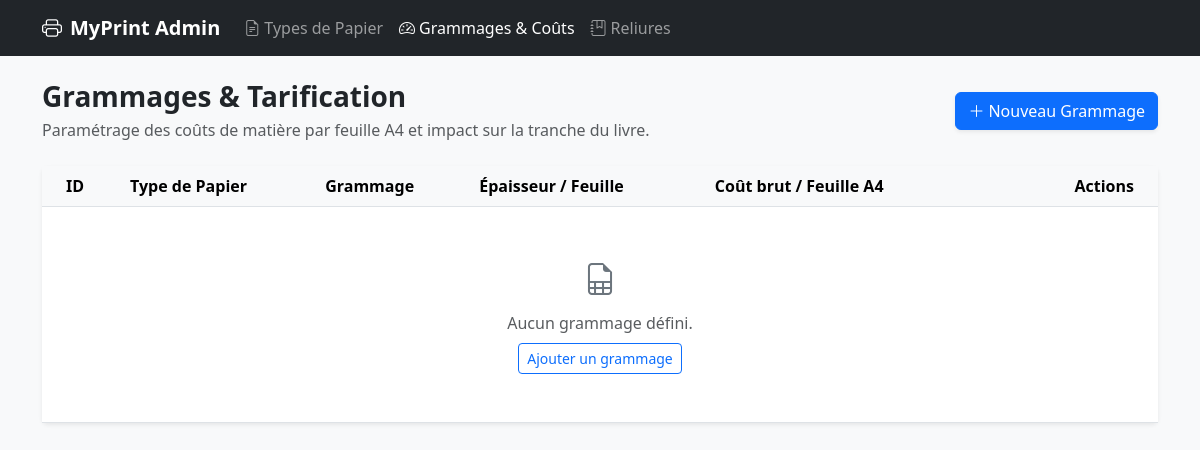
The page /catalog/weights/ on the database as committed earlier.
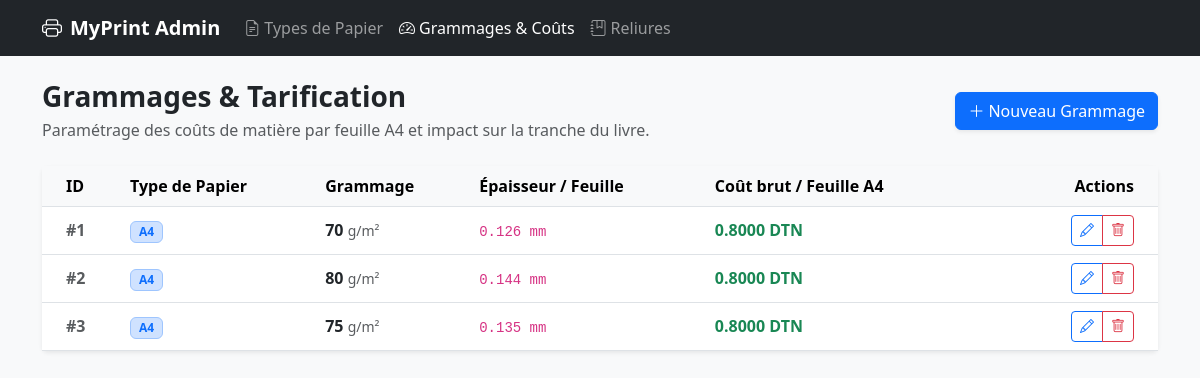
The same page on the database as committed later.
### catalog/models.py (models this page shows, shortened)
class PaperWeight(models.Model):
    paper_type = models.ForeignKey(PaperType, on_delete=models.CASCADE, related_name="weights")
    grammage = models.PositiveIntegerField(help_text="en g/m² (ex: 80, 115, 300)")
    cost_per_sheet_a4 = models.DecimalField(max_digits=6, decimal_places=4, help_text="Coût brut par feuille A4")
    @property
    def thickness_per_sheet_mm(self):
        return (float(self.grammage) / 1000.0) * float(self.paper_type.bulk_factor)

class PaperType(models.Model):
    name = models.CharField(max_length=100) # ex: Bouffant, Offset, Couché Satiné
    bulk_factor = models.DecimalField(
        max_digits=4, decimal_places=2, default=1.0,
        help_text="Main du papier (ex: 1.8 pour bouffant, 1.0 pour couché)"
    )

### catalog/views.py (the view)
# urls.py: path('weights/', views.PaperWeightListView.as_view(), name='paperweight_list'),
class PaperWeightListView(ListView):
    model = PaperWeight
    template_name = 'catalog/paperweight_list.html'
    context_object_name = 'paper_weights'
    queryset = PaperWeight.objects.select_related('paper_type').all()

### catalog/templates/catalog/paperweight_list.html (shortened to what this page needs)
{% extends 'catalog/base_catalog.html' %}
{% block content %}
<div class="d-flex justify-content-between align-items-center mb-4">
    <div>
        <h2 class="h3 fw-bold mb-1">Grammages & Tarification</h2>
        <p class="text-muted mb-0">Paramétrage des coûts de matière par feuille A4 et impact sur la tranche du livre.</p>
    </div>
    <a href="{% url 'catalog:paperweight_create' %}" class="btn btn-primary shadow-sm">
        <i class="bi bi-plus-lg me-1"></i>Nouveau Grammage
    </a>
</div>
<div class="card shadow-sm border-0">
    <div class="card-body p-0">
        <div class="table-responsive">
            <table class="table table-hover align-middle mb-0">
                <thead class="table-light border-bottom">
                    <tr>
                        <th class="ps-4" style="width: 80px;">ID</th>
                        <th>Type de Papier</th>
                        <th>Grammage</th>
                        <th>Épaisseur / Feuille</th>
                        <th>Coût brut / Feuille A4</th>
                        <th class="text-end pe-4" style="width: 180px;">Actions</th>
                    </tr>
                </thead>
                <tbody>
                    {% for weight in paper_weights %}
                    <tr>
                        <td class="ps-4 text-muted fw-semibold">#{{ weight.id }}</td>
                        <td>
                            <span class="badge bg-primary-subtle text-primary border border-primary-subtle px-2 py-1">
                                {{ weight.paper_type.name }}
                            </span>
                        </td>
                        <td>
                            <strong class="text-dark">{{ weight.grammage }}</strong> <small class="text-muted">g/m²</small>
                        </td>
                        <td>
                            <code>{{ weight.thickness_per_sheet_mm|floatformat:3 }} mm</code>
                        </td>
                        <td>
                            <span class="fw-semibold text-success">
                                {{ weight.cost_per_sheet_a4 }} DTN
                            </span>
                        </td>
                        <td class="text-end pe-4">
                            <div class="btn-group btn-group-sm">
                                <a href="{% url 'catalog:paperweight_update' weight.pk %}" class="btn btn-outline-primary" title="Modifier">
                                    <i class="bi bi-pencil"></i>
                                </a>
                                <a href="{% url 'catalog:paperweight_delete' weight.pk %}" class="btn btn-outline-danger" title="Supprimer">
                                    <i class="bi bi-trash"></i>
                                </a>
                            </div>
                        </td>
                    </tr>
                    {% empty %}
                    <tr>
                        <td colspan="6" class="text-center py-5 text-muted">
                            <i class="bi bi-file-earmark-spreadsheet fs-2 d-block mb-2 text-secondary"></i>
                            Aucun grammage défini.
                            <div class="mt-2">
                                <a href="{% url 'catalog:paperweight_create' %}" class="btn btn-sm btn-outline-primary">Ajouter un grammage</a>
                            </div>
                        </td>
                    </tr>
                    {% endfor %}
                </tbody>
            </table>
        </div>
    </div>
</div>
{% endblock %}

### catalog/templates/catalog/base_catalog.html (shortened to what this page needs)
<!DOCTYPE html>
<html lang="fr">
<head>
    <link href="https://cdn.jsdelivr.net/npm/bootstrap@5.3.3/dist/css/bootstrap.min.css" rel="stylesheet">
    <link rel="stylesheet" href="https://cdn.jsdelivr.net/npm/bootstrap-icons@1.11.3/font/bootstrap-icons.min.css">
</head>
<body class="bg-light">
<nav class="navbar navbar-expand-lg navbar-dark bg-dark mb-4">
    <div class="container">
        <a class="navbar-brand fw-bold" href="{% url 'catalog:papertype_list' %}">
            <i class="bi bi-printer me-2"></i>MyPrint Admin
        </a>
        <div class="collapse navbar-collapse" id="navCatalog">
            <ul class="navbar-nav me-auto">
                <li class="nav-item">
                    <a class="nav-link {% if 'papers' in request.path %}active{% endif %}" href="{% url 'catalog:papertype_list' %}">
                        <i class="bi bi-file-earmark-text me-1"></i>Types de Papier
                    </a>
                </li>
                <li class="nav-item">
                    <a class="nav-link {% if 'weights' in request.path %}active{% endif %}" href="{% url 'catalog:paperweight_list' %}">
                        <i class="bi bi-speedometer2 me-1"></i>Grammages & Coûts
                    </a>
                </li>
                <li class="nav-item">
                    <a class="nav-link {% if 'bindings' in request.path %}active{% endif %}" href="{% url 'catalog:bindingtype_list' %}">
                        <i class="bi bi-journal-bookmark me-1"></i>Reliures
                    </a>
                </li>
            </ul>
        </div>
    </div>
</nav>
<div class="container pb-5">
    {% block content %}{% endblock %}
</div>
</body>
</html>

Rows that differ between the two databases and show on the page:
added PaperWeight: id "1", paper_type.name "A4", grammage "70", thickness_per_sheet_mm "0.126", cost_per_sheet_a4 "0.8000"
added PaperWeight: id "2", paper_type.name "A4", grammage "80", thickness_per_sheet_mm "0.144", cost_per_sheet_a4 "0.8000"
added PaperWeight: id "3", paper_type.name "A4", grammage "75", thickness_per_sheet_mm "0.135", cost_per_sheet_a4 "0.8000"
Other text that changed with them:
text no longer shown: "Aucun grammage défini. Ajouter un grammage"
